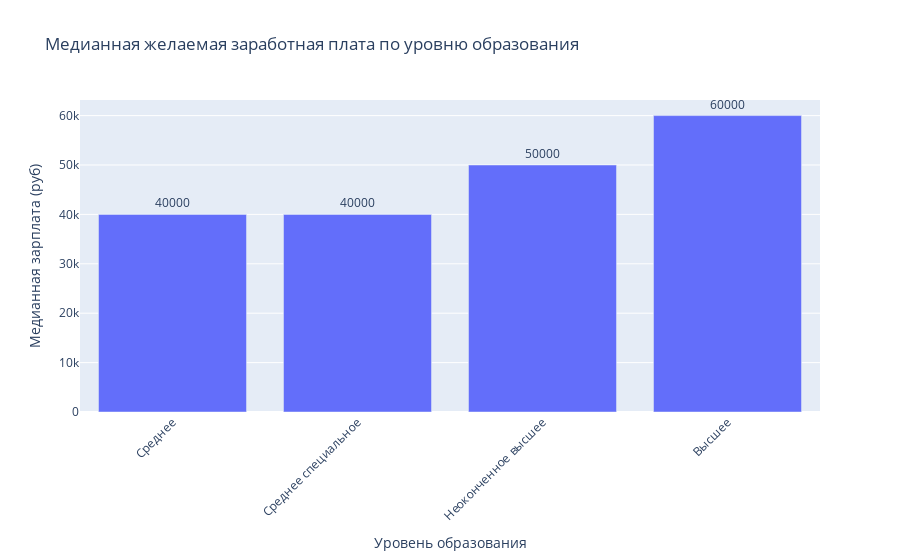

Source (notebook cell):
### Markdown cell above
4. Постройте диаграмму, которая показывает зависимость **медианной** желаемой заработной платы (**"ЗП (руб)"**) от уровня образования (**"Образование"**). Используйте для диаграммы данные о резюме, где желаемая заработная плата меньше 1 млн рублей.
*Сделайте выводы по представленной диаграмме: для каких уровней образования наблюдаются наибольшие и наименьшие уровни желаемой заработной платы? Как вы считаете, важен ли признак уровня образования при прогнозировании заработной платы?*

### Code cell
import pandas as pd
import plotly.express as px

# Загрузка данных
resume_data = pd.read_csv('data/dst-3.0_16_1_hh_database.csv', sep=';')
currency_data = pd.read_csv('data/ExchangeRates.csv')

# Преобразование дат
resume_data['Обновление резюме'] = pd.to_datetime(resume_data['Обновление резюме'], dayfirst=True).dt.date

# Указываем формат даты для currency_data
currency_data['date'] = pd.to_datetime(currency_data['date'], format='%d/%m/%y').dt.date

# Разделение столбца "ЗП" на сумму и валюту
resume_data[['ЗП сумма', 'ЗП валюта']] = resume_data['ЗП'].str.extract(r'([\d\s]+)\s*(\D+)')
resume_data['ЗП сумма'] = resume_data['ЗП сумма'].str.replace(' ', '', regex=True).astype(float)

# Преобразование валют в ISO-коды
currency_mapping = {
    'руб.': 'RUB',
    'USD': 'USD',
    'EUR': 'EUR',
    'KZT': 'KZT',
    'грн.': 'UAH',
    'бел.руб.': 'BYN'
}
resume_data['ЗП валюта'] = resume_data['ЗП валюта'].map(currency_mapping)

# Удаляем строки с пропусками в столбцах "ЗП сумма" или "ЗП валюта"
resume_data.dropna(subset=['ЗП сумма', 'ЗП валюта'], inplace=True)

# Объединение таблиц
merged_data = resume_data.merge(
    currency_data,
    left_on=['Обновление резюме', 'ЗП валюта'],
    right_on=['date', 'currency'],
    how='left'
)

# Заполнение курса для рубля (курс равен 1)
merged_data.loc[merged_data['ЗП валюта'] == 'RUB', ['close', 'proportion']] = [1, 1]

# Удаляем строки с пропусками в столбцах "close" или "proportion"
merged_data.dropna(subset=['close', 'proportion'], inplace=True)

# Перевод зарплаты в рубли
merged_data['ЗП (руб)'] = (merged_data['ЗП сумма'] * merged_data['close']) / merged_data['proportion']

# Удаляем строки с пропусками в столбце "ЗП (руб)"
merged_data.dropna(subset=['ЗП (руб)'], inplace=True)

# Очистка данных
columns_to_drop = ['ЗП', 'ЗП сумма', 'ЗП валюта', 'currency', 'date', 'close', 'proportion']
merged_data.drop(columns=columns_to_drop, inplace=True)

# Извлекаем только уровень образования из столбца 'Образование и ВУЗ'
    # Например, если в данных есть "Высшее (МГУ)", оставляем только "Высшее"
filtered_data['Уровень образования'] = filtered_data['Образование и ВУЗ'].str.extract(r'(Высшее|Среднее специальное|Среднее|Неоконченное высшее)', expand=False)

# Удаляем строки с пропусками после извлечения уровня образования
filtered_data.dropna(subset=['Уровень образования'], inplace=True)

# Группировка данных по уровню образования и расчет медианной зарплаты
median_salary_by_education = filtered_data.groupby('Уровень образования', as_index=False)['ЗП (руб)'].median()

# Сортировка данных по уровню образования для более логичного отображения
education_order = ['Среднее', 'Среднее специальное', 'Неоконченное высшее', 'Высшее']
median_salary_by_education['Уровень образования'] = pd.Categorical(
    median_salary_by_education['Уровень образования'],
    categories=education_order,
    ordered=True
)
median_salary_by_education.sort_values('Уровень образования', inplace=True)

# Построение диаграммы
fig = px.bar(
    median_salary_by_education,
    x='Уровень образования',
    y='ЗП (руб)',
    title='Медианная желаемая заработная плата по уровню образования',
    labels={'ЗП (руб)': 'Медианная зарплата (руб)', 'Уровень образования': 'Уровень образования'},
    text='ЗП (руб)'
)

# Настройка внешнего вида диаграммы
fig.update_traces(texttemplate='%{text:.0f}', textposition='outside')  # Округляем зарплату до целого числа
fig.update_layout(
    xaxis_title='Уровень образования',
    yaxis_title='Медианная зарплата (руб)',
    showlegend=False,
    xaxis=dict(tickangle=-45)  # Поворачиваем подписи на оси X
)

# Отображение диаграммы
fig.show()

### Figure 1 — Plotly figure (JSON) as saved in the notebook; plotly's stock layout.template omitted (floating-point values rounded to 4 significant figures)
{"data": [{"alignmentgroup": "True", "hovertemplate": "Уровень образования=%{x}<br>Медианная зарплата (руб)=%{text}<extra></extra>", "legendgroup": "", "marker": {"color": "#636efa", "pattern": {"shape": ""}}, "name": "", "offsetgroup": "", "orientation": "v", "showlegend": false, "text": [40000, 40000, 50000, 60000], "textposition": "outside", "texttemplate": "%{text:.0f}", "type": "bar", "x": ["Среднее", "Среднее специальное", "Неоконченное высшее", "Высшее"], "xaxis": "x", "y": [40000, 40000, 50000, 60000], "yaxis": "y"}], "layout": {"barmode": "relative", "legend": {"tracegroupgap": 0}, "showlegend": false, "title": {"text": "Медианная желаемая заработная плата по уровню образования"}, "xaxis": {"anchor": "y", "domain": [0, 1], "tickangle": -45, "title": {"text": "Уровень образования"}}, "yaxis": {"anchor": "x", "domain": [0, 1], "title": {"text": "Медианная зарплата (руб)"}}}}
